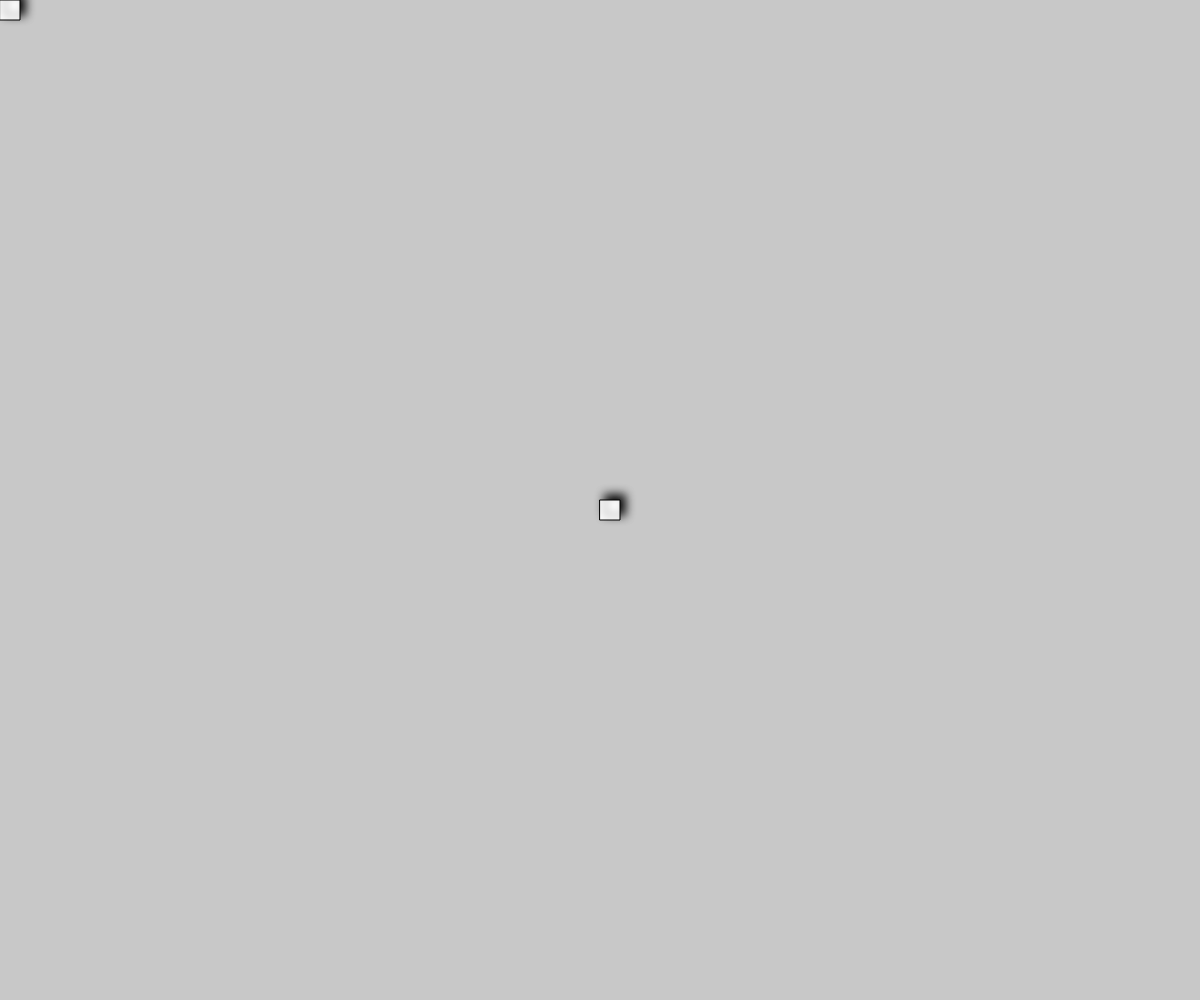
Frame 1 (no input)
Frame 60 (no input): identical to frame 1, image omitted
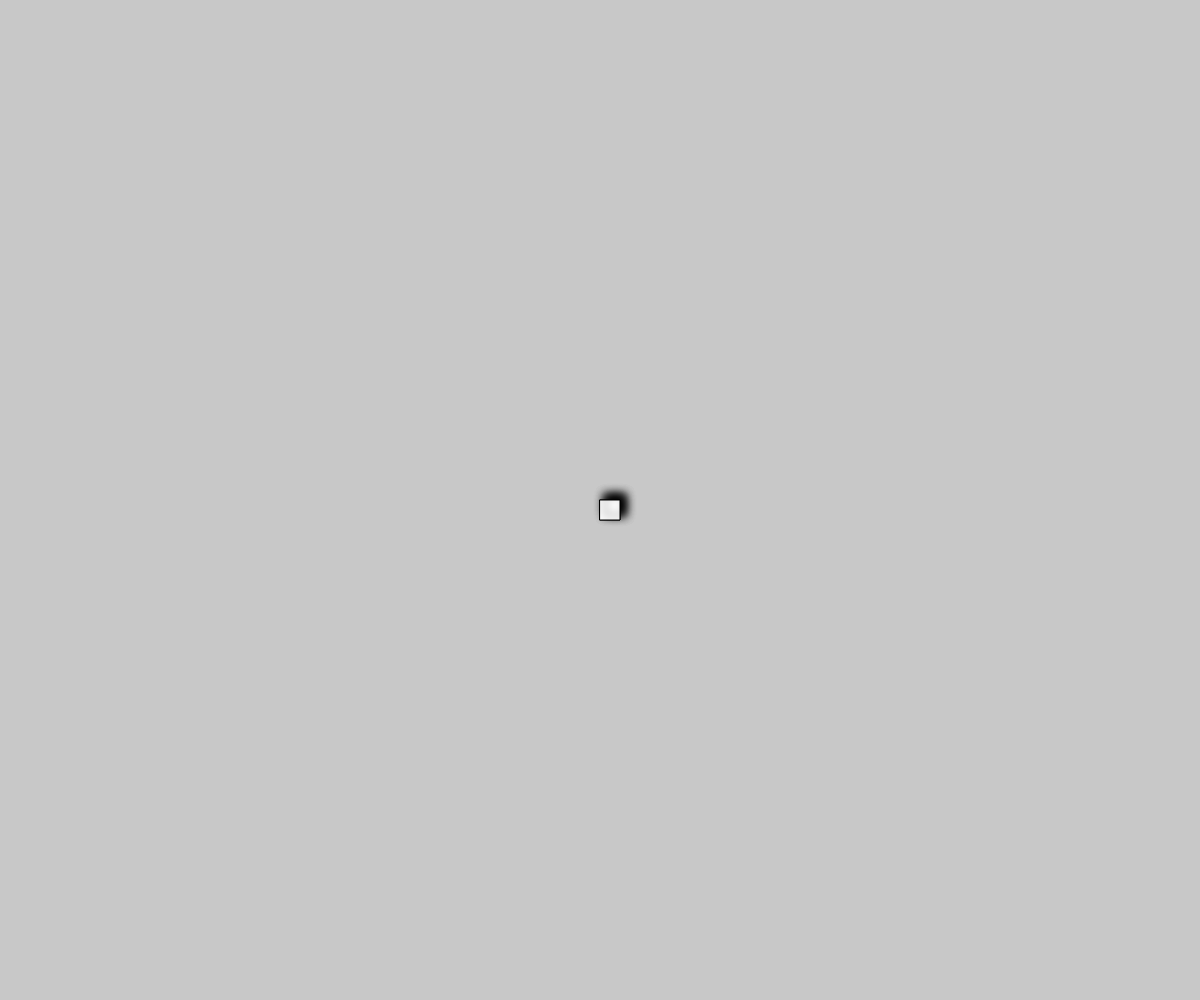
Frame 120 (the mouse pressed at the canvas centre since frame 60)

The p5.js sketch that drew these frames (run headless with seeded random() and noise() and a simulated clock; from frame 60 on, the mouse is pressed at the canvas centre):

// p5.js sketch
// ── sketch.js

function GameObj(x,y,w,h){
	this.curVectorPos = createVector(x,y);
	this.w = w;
	this.h = h;
	this.oldVectorPos = createVector(0,0);
};

var hero;
var colItem;

function setup() {
 
// put setup code here
createCanvas(windowWidth,windowHeight)

drawingContext.shadowOffsetX = 5;
drawingContext.shadowOffsetY = -5;
drawingContext.shadowBlur = 10;
drawingContext.shadowColor = "black";
background(200);

GameObj.prototype.add = function(ix,iy){
	  this.oldVectorPos.set(this.curVectorPos);
	  this.curVectorPos.add(ix,iy);
};

GameObj.prototype.set = function(x,y){
	  this.oldVectorPos.set(this.curVectorPos);
	  this.curVectorPos.set(x,y);
};

hero =  new GameObj(200,200,20,20);
colItem = new GameObj(windowWidth/2,windowHeight/2,20,20);

}

 

function draw() {
 
// put drawing code here


background(200);
var x = mouseX;
var y = mouseY;

hero.set(x,y);

rect(hero.curVectorPos.x,hero.curVectorPos.y,hero.w,hero.h);
rect(colItem.curVectorPos.x,colItem.curVectorPos.y,colItem.w,colItem.h);

}

function isBoundOverlap(boundBox1,boundBox2)
{

	if(boundBox1.curVectorPos.x + boundBox1.w > boundBox2.curVectorPos.x && 
	boundBox1.curVectorPos.y + boundBox1.h > boundBox2.curVectorPos.y &&
	boundBox2.curVectorPos.y + boundBox2.h > boundBox1.curVectorPos.x &&
	boundBox2.curVectorPos.x + boundBox2.w > boundBox1.curVectorPos.x)
	{
	return 1;
	}
	else
	{
	return 0;
	}	
}
